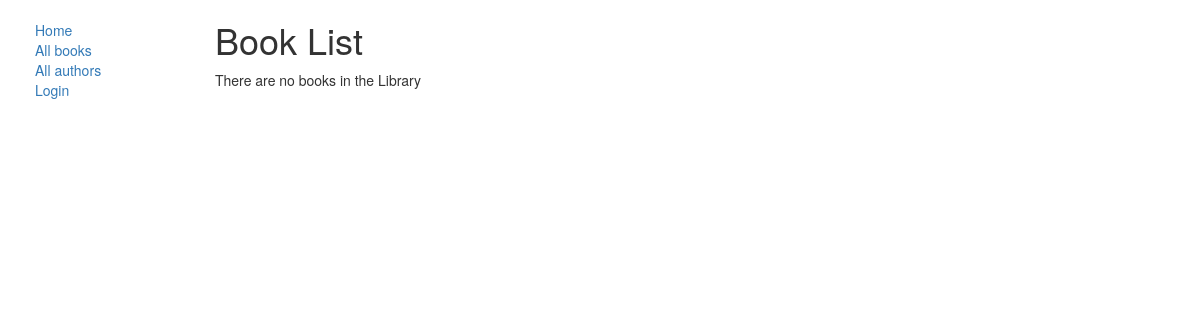
Page /catalog/books/ on the earlier database version.
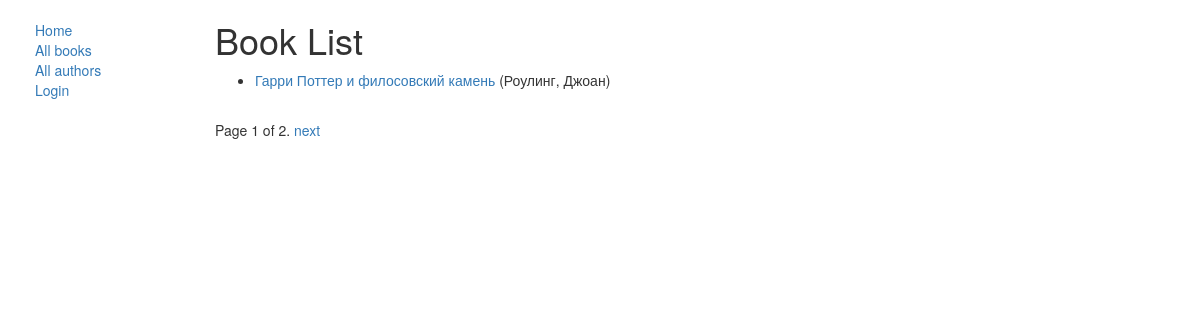
Same page on the later database version.
### catalog/models.py (models this page shows, shortened)
class Book(models.Model):
    title = models.CharField(max_length=200)
    author = models.ForeignKey('Author', on_delete=models.SET_NULL, null=True)  #null=True позволяет БД хранить null
    summary = models.TextField(max_length=1000, help_text='Enter a brief description of the book')
    isbn = models.CharField('ISBN', max_length=13, help_text='13 Character <a href="https://www.isbn-international.org/content/what-isbn">ISBN number</a>')
    genre = models.ManyToManyField(Genre, help_text='Select a genre for this book')
    def get_absolute_url(self):
        return reverse('book-detail', args=[str(self.id)])
    def display_genre(self):
        return ', '.join([ genre.name for genre in self.genre.all()[:3]])
    display_genre.short_description = 'Genre'

class Author(models.Model):
    first_name = models.CharField(max_length=100)
    last_name = models.CharField(max_length=100)
    date_of_birth = models.DateField(null=True, blank=True)
    date_of_death = models.DateField('Died', null = True, blank=True)
    def __str__(self):
        return '%s, %s' % (self.last_name, self.first_name)

### catalog/views.py (the view)
# urls.py: path('books/', views.BookListView.as_view(), name='books'),
class BookListView(generic.ListView):
    model = Book
    paginate_by = 1

### catalog/templates/catalog/book_list.html
{% extends "base_generic.html" %}
{% block content %}
<h1>Book List</h1>
{% if book_list %}
<ul>
    {% for book in book_list %}
    <li><a href="{{ book.get_absolute_url }}"> {{ book.title }}</a> ({{book.author}})</li>
    {% endfor %}
</ul>
{% else %}
<p>There are no books in the Library</p>
{% endif %}
{% endblock %}

Differences in the rows shown:
added Book: title "Гарри Поттер и филосовский камень", author "Роулинг, Джоан"
Other differences:
{{ page_obj.number }}: (not shown) → "1"
{{ page_obj.paginator.num_pages }}: (not shown) → "2"
text no longer shown: "There are no books in the Library"
text now shown: "Page of . next"
